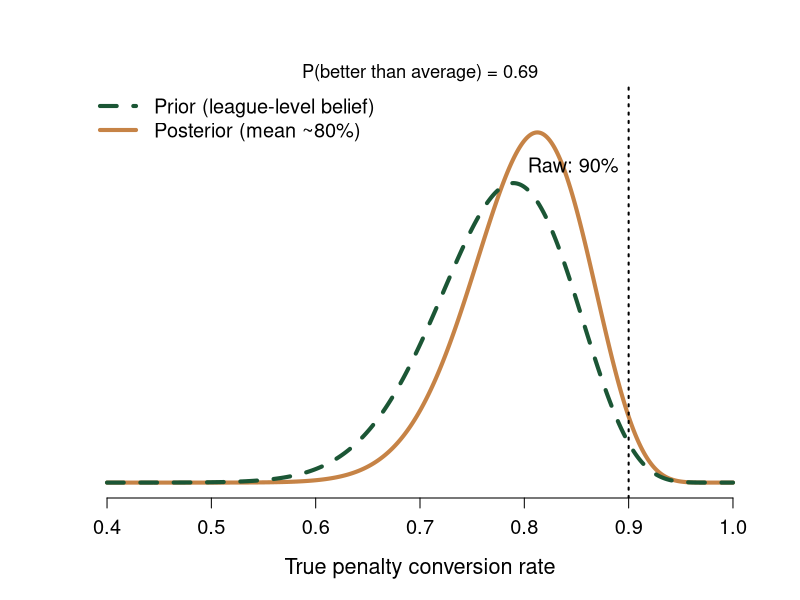
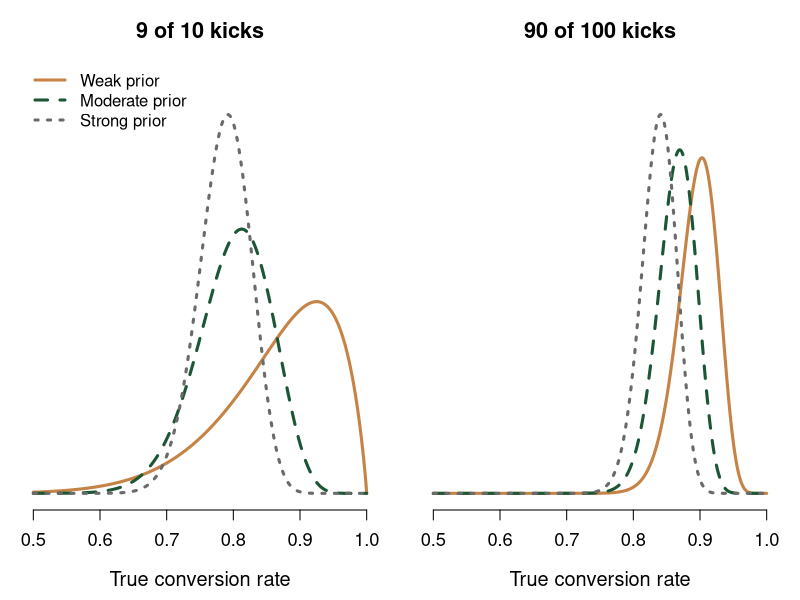
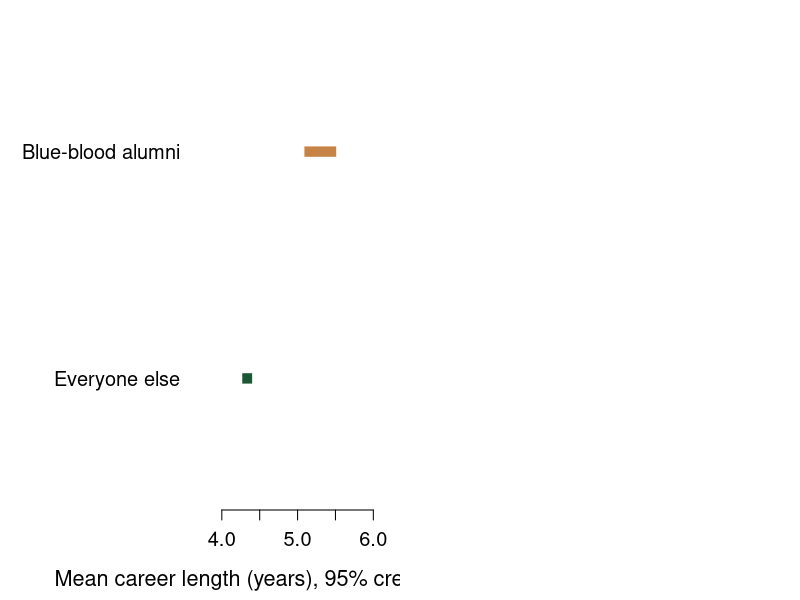
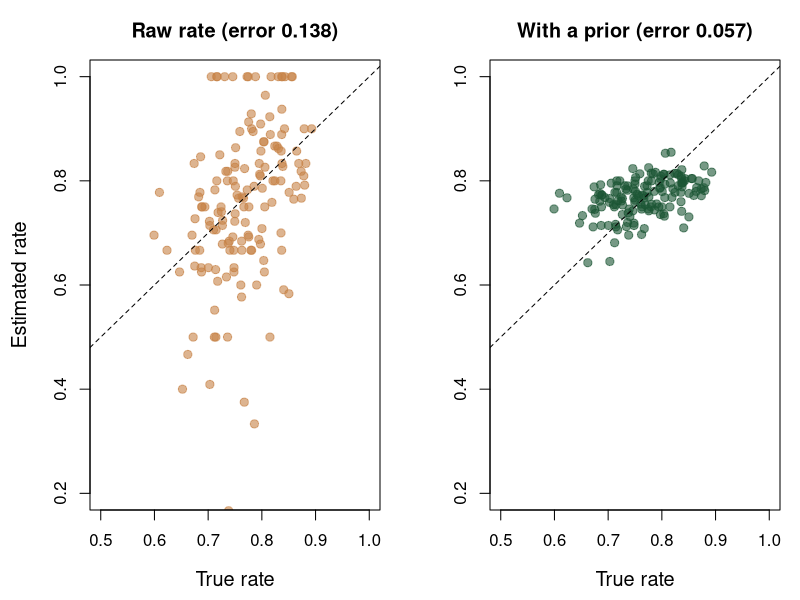
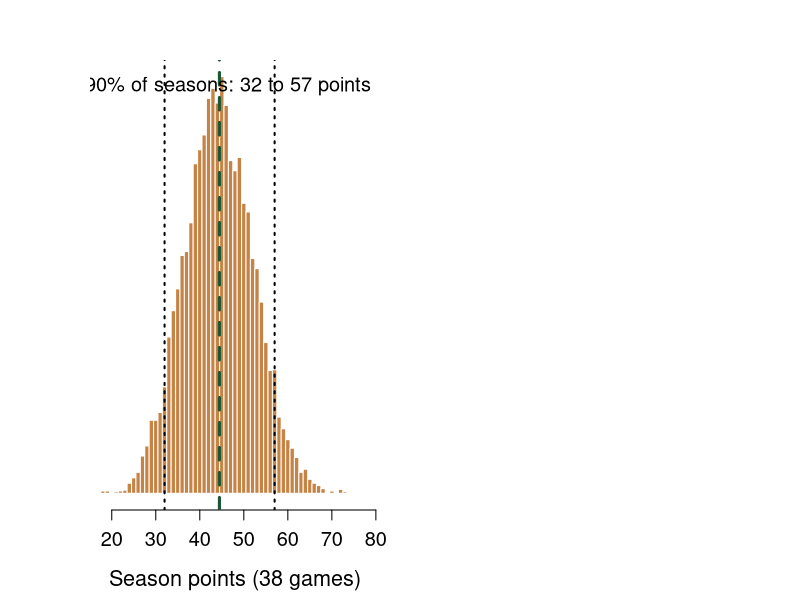

Recreate these plots in R, in order.
## ---- chunk 1
#| echo: false
#| fig-height: 4
#| fig-width: 9
a0 <- 31; b0 <- 9            # illustrative prior: ~77% average, worth ~40 kicks
made <- 9; n <- 10
a1 <- a0 + made; b1 <- b0 + (n - made)
x     <- seq(0.4, 1, length.out = 500)
prior <- dbeta(x, a0, b0)
post  <- dbeta(x, a1, b1)
p_better <- 1 - pbeta(a0 / (a0 + b0), a1, b1)
plot(x, post, type = "l", lwd = 4, col = "#C68346",
     xlab = "True penalty conversion rate", ylab = "", yaxt = "n", bty = "n",
     ylim = c(0, max(prior, post) * 1.1), cex.lab = 1.3, cex.axis = 1.2)
lines(x, prior, lwd = 4, col = "#1b5635", lty = 2)
abline(v = 0.90, lty = 3, lwd = 2)
text(0.90, max(prior, post) * 0.9, "Raw: 90%", pos = 2, cex = 1.2)
legend("topleft", bty = "n", cex = 1.2, lwd = 4,
       col = c("#1b5635", "#C68346"), lty = c(2, 1),
       legend = c("Prior (league-level belief)",
                  paste0("Posterior (mean ~", round(100 * a1 / (a1 + b1)), "%)")))
mtext(paste0("P(better than average) = ", round(p_better, 2)),
      side = 3, line = 0, cex = 1.1)
## ---- chunk 2
#| echo: false
#| fig-height: 4
#| fig-width: 9
priors <- list(`Weak prior`     = c(3.1, 0.9),
               `Moderate prior` = c(31, 9),
               `Strong prior`   = c(77.5, 22.5))
cols <- c("#C68346", "#1b5635", "#6a6a6a")
ltys <- c(1, 2, 3)
obs  <- list(c(9, 10), c(90, 100))
par(mfrow = c(1, 2), mar = c(4.5, 1, 3, 1))
for (d in obs) {
  x  <- seq(0.5, 1, length.out = 500)
  ys <- lapply(priors, function(p) dbeta(x, p[1] + d[1], p[2] + d[2] - d[1]))
  plot(x, ys[[1]], type = "l", lwd = 3, col = cols[1], lty = ltys[1],
       xlab = "True conversion rate", ylab = "", yaxt = "n", bty = "n",
       ylim = c(0, max(unlist(ys)) * 1.1), cex.lab = 1.2, cex.axis = 1.1,
       main = paste0(d[1], " of ", d[2], " kicks"), cex.main = 1.3)
  for (i in 2:3) lines(x, ys[[i]], lwd = 3, col = cols[i], lty = ltys[i])
  if (d[2] == 10) legend("topleft", bty = "n", cex = 1.0, lwd = 3,
                         col = cols, lty = ltys, legend = names(priors))
}
## ---- chunk 3
#| echo: false
#| fig-height: 2.8
#| fig-width: 9
lo  <- c(5.09, 4.27); hi <- c(5.51, 4.40)
par(mar = c(4.5, 10, 1, 1))
plot(NULL, xlim = c(3.8, 6), ylim = c(0.5, 2.5), yaxt = "n", bty = "n",
     xlab = "Mean career length (years), 95% credible interval", ylab = "",
     cex.lab = 1.3, cex.axis = 1.2)
segments(lo, c(2, 1), hi, c(2, 1), lwd = 10, col = c("#C68346", "#1b5635"), lend = 1)
axis(2, at = c(2, 1), labels = c("Blue-blood alumni", "Everyone else"),
     las = 1, tick = FALSE, cex.axis = 1.2)
## ---- chunk 4
#| echo: false
#| fig-height: 4
#| fig-width: 9
set.seed(7)
N     <- 150
theta <- rbeta(N, 31, 9)                  # each player's true rate (simulated)
n     <- sample(3:30, N, replace = TRUE)  # kicks taken: some players have very few
made  <- rbinom(N, n, theta)
raw   <- made / n
shr   <- (31 + made) / (40 + n)
rmse  <- function(e) sqrt(mean((e - theta)^2))
par(mfrow = c(1, 2), mar = c(4.5, 4.5, 3, 1))
plot(theta, raw, pch = 19, col = adjustcolor("#C68346", 0.6), cex = 1.1,
     xlim = c(0.5, 1), ylim = c(0.2, 1),
     xlab = "True rate", ylab = "Estimated rate", cex.lab = 1.2,
     main = paste0("Raw rate (error ", round(rmse(raw), 3), ")"), cex.main = 1.2)
abline(0, 1, lty = 2)
plot(theta, shr, pch = 19, col = adjustcolor("#1b5635", 0.6), cex = 1.1,
     xlim = c(0.5, 1), ylim = c(0.2, 1),
     xlab = "True rate", ylab = "", cex.lab = 1.2,
     main = paste0("With a prior (error ", round(rmse(shr), 3), ")"), cex.main = 1.2)
abline(0, 1, lty = 2)
## ---- chunk 5
#| echo: false
#| fig-height: 4.4
#| fig-width: 9
set.seed(42)
p   <- c(win = 0.30, draw = 0.27, loss = 0.43)   # illustrative mid-table team
pts <- replicate(10000, { r <- rmultinom(1, 38, p); 3 * r[1] + r[2] })
ci  <- quantile(pts, c(0.05, 0.95))
hist(pts, breaks = seq(min(pts) - 0.5, max(pts) + 0.5, 1),
     col = "#C68346", border = "white", main = "",
     xlab = "Season points (38 games)", ylab = "", yaxt = "n",
     cex.lab = 1.3, cex.axis = 1.2)
abline(v = 38 * (3 * p["win"] + p["draw"]), lwd = 3, lty = 2, col = "#1b5635")
abline(v = ci, lwd = 2, lty = 3)
legend("topright", bty = "n", cex = 1.2,
       legend = paste0("90% of seasons: ", ci[1], " to ", ci[2], " points"))
